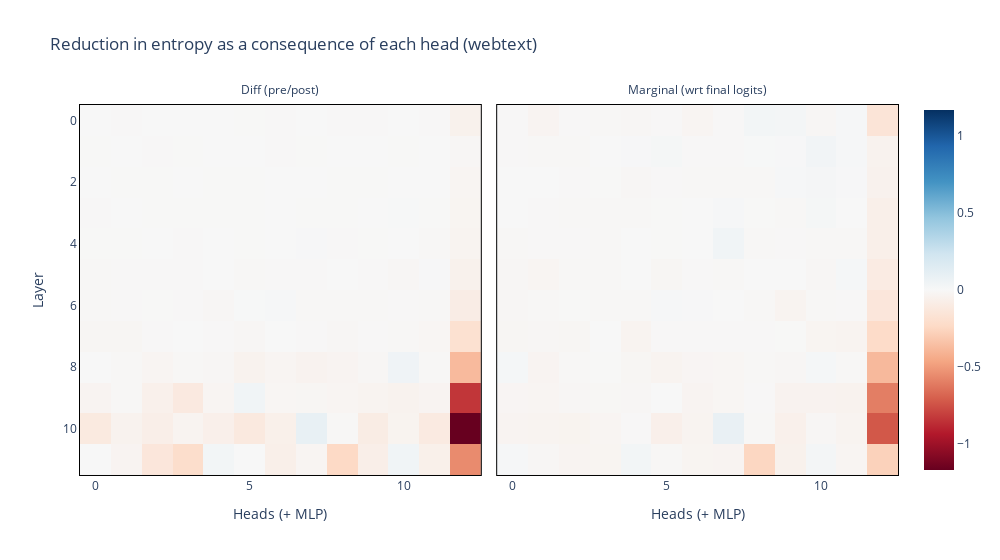
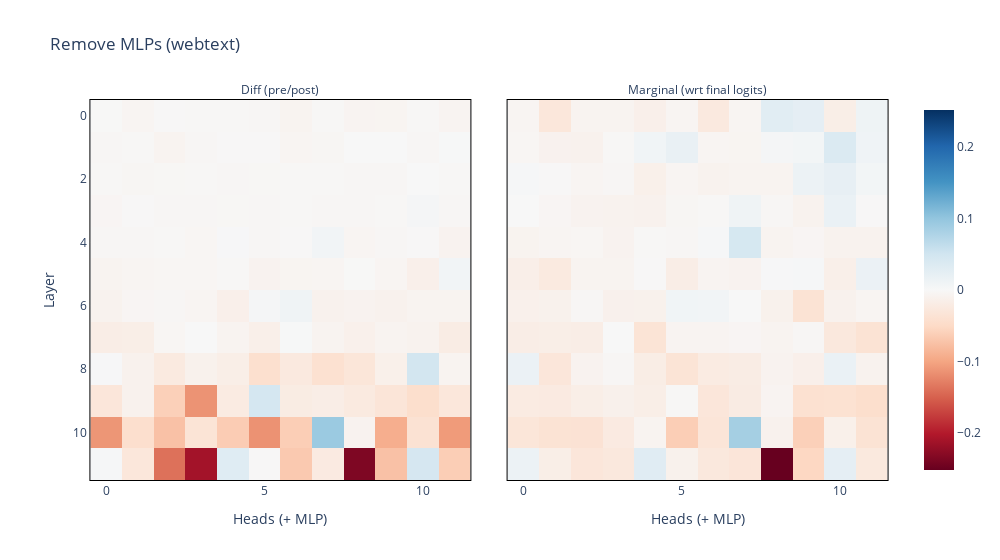
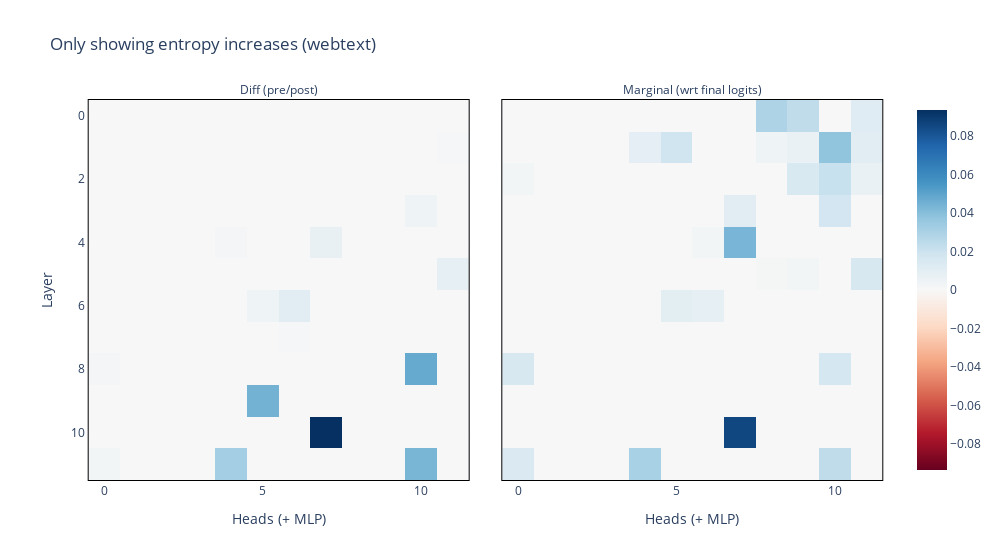

Notebook cell for these charts, in order:
### Markdown cell above
![image.png](attachment:image.png)

### Code cell
fig_list = make_entropy_plots(entropy_diffs, entropy_marginals, model, title="webtext", static=True)

for fig in fig_list:
    fig.show(config = {'displaylogo': False, 'staticPlot': True})

### Figure 1 — Plotly figure (JSON) as saved in the notebook; plotly's stock layout.template omitted (floating-point values rounded to 4 significant figures; data arrays with more than 128 entries replaced by an {"elided": "..."} marker saying what was removed)
{"data": [{"coloraxis": "coloraxis", "hovertemplate": "Heads (+ MLP): %{x}<br>Layer: %{y}<br>color: %{z}<extra></extra>", "name": "0", "type": "heatmap", "xaxis": "x", "yaxis": "y", "z": {"elided": "12x13 float values"}}, {"coloraxis": "coloraxis", "hovertemplate": "Heads (+ MLP): %{x}<br>Layer: %{y}<br>color: %{z}<extra></extra>", "name": "1", "type": "heatmap", "xaxis": "x2", "yaxis": "y2", "z": {"elided": "12x13 float values"}}], "layout": {"annotations": [{"font": {}, "showarrow": false, "text": "Diff (pre/post)", "x": 0.245, "xanchor": "center", "xref": "paper", "y": 1, "yanchor": "bottom", "yref": "paper"}, {"font": {}, "showarrow": false, "text": "Marginal (wrt final logits)", "x": 0.755, "xanchor": "center", "xref": "paper", "y": 1, "yanchor": "bottom", "yref": "paper"}], "coloraxis": {"cmid": 0, "colorscale": [[0, "rgb(103,0,31)"], [0.1, "rgb(178,24,43)"], [0.2, "rgb(214,96,77)"], [0.3, "rgb(244,165,130)"], [0.4, "rgb(253,219,199)"], [0.5, "rgb(247,247,247)"], [0.6, "rgb(209,229,240)"], [0.7, "rgb(146,197,222)"], [0.8, "rgb(67,147,195)"], [0.9, "rgb(33,102,172)"], [1, "rgb(5,48,97)"]]}, "modebar": {"add": ["drawline", "drawopenpath", "drawclosedpath", "drawcircle", "drawrect", "eraseshape"]}, "title": {"text": "Reduction in entropy as a consequence of each head (webtext)"}, "width": 1000, "xaxis": {"anchor": "y", "constrain": "domain", "domain": [0, 0.49], "linecolor": "black", "linewidth": 1, "mirror": true, "scaleanchor": "y", "showline": true, "title": {"text": "Heads (+ MLP)"}}, "xaxis2": {"anchor": "y2", "domain": [0.51, 1], "linecolor": "black", "linewidth": 1, "matches": "x", "mirror": true, "showline": true, "title": {"text": "Heads (+ MLP)"}}, "yaxis": {"anchor": "x", "autorange": "reversed", "constrain": "domain", "domain": [0, 1], "linecolor": "black", "linewidth": 1, "mirror": true, "showline": true, "title": {"text": "Layer"}}, "yaxis2": {"anchor": "x2", "domain": [0, 1], "linecolor": "black", "linewidth": 1, "matches": "y", "mirror": true, "showline": true, "showticklabels": false}}}

### Figure 2 — Plotly figure (JSON) as saved in the notebook; plotly's stock layout.template omitted (floating-point values rounded to 4 significant figures; data arrays with more than 128 entries replaced by an {"elided": "..."} marker saying what was removed)
{"data": [{"coloraxis": "coloraxis", "hovertemplate": "Heads (+ MLP): %{x}<br>Layer: %{y}<br>color: %{z}<extra></extra>", "name": "0", "type": "heatmap", "xaxis": "x", "yaxis": "y", "z": {"elided": "12x12 float values"}}, {"coloraxis": "coloraxis", "hovertemplate": "Heads (+ MLP): %{x}<br>Layer: %{y}<br>color: %{z}<extra></extra>", "name": "1", "type": "heatmap", "xaxis": "x2", "yaxis": "y2", "z": {"elided": "12x12 float values"}}], "layout": {"annotations": [{"font": {}, "showarrow": false, "text": "Diff (pre/post)", "x": 0.245, "xanchor": "center", "xref": "paper", "y": 1, "yanchor": "bottom", "yref": "paper"}, {"font": {}, "showarrow": false, "text": "Marginal (wrt final logits)", "x": 0.755, "xanchor": "center", "xref": "paper", "y": 1, "yanchor": "bottom", "yref": "paper"}], "coloraxis": {"cmax": 0.2516, "cmid": 0, "cmin": -0.2516, "colorscale": [[0, "rgb(103,0,31)"], [0.1, "rgb(178,24,43)"], [0.2, "rgb(214,96,77)"], [0.3, "rgb(244,165,130)"], [0.4, "rgb(253,219,199)"], [0.5, "rgb(247,247,247)"], [0.6, "rgb(209,229,240)"], [0.7, "rgb(146,197,222)"], [0.8, "rgb(67,147,195)"], [0.9, "rgb(33,102,172)"], [1, "rgb(5,48,97)"]]}, "modebar": {"add": ["drawline", "drawopenpath", "drawclosedpath", "drawcircle", "drawrect", "eraseshape"]}, "title": {"text": "Remove MLPs (webtext)"}, "width": 1000, "xaxis": {"anchor": "y", "constrain": "domain", "domain": [0, 0.49], "linecolor": "black", "linewidth": 1, "mirror": true, "scaleanchor": "y", "showline": true, "title": {"text": "Heads (+ MLP)"}}, "xaxis2": {"anchor": "y2", "domain": [0.51, 1], "linecolor": "black", "linewidth": 1, "matches": "x", "mirror": true, "showline": true, "title": {"text": "Heads (+ MLP)"}}, "yaxis": {"anchor": "x", "autorange": "reversed", "constrain": "domain", "domain": [0, 1], "linecolor": "black", "linewidth": 1, "mirror": true, "showline": true, "title": {"text": "Layer"}}, "yaxis2": {"anchor": "x2", "domain": [0, 1], "linecolor": "black", "linewidth": 1, "matches": "y", "mirror": true, "showline": true, "showticklabels": false}}}

### Figure 3 — Plotly figure (JSON) as saved in the notebook; plotly's stock layout.template omitted (floating-point values rounded to 4 significant figures; data arrays with more than 128 entries replaced by an {"elided": "..."} marker saying what was removed)
{"data": [{"coloraxis": "coloraxis", "hovertemplate": "Heads (+ MLP): %{x}<br>Layer: %{y}<br>color: %{z}<extra></extra>", "name": "0", "type": "heatmap", "xaxis": "x", "yaxis": "y", "z": {"elided": "12x12 float values"}}, {"coloraxis": "coloraxis", "hovertemplate": "Heads (+ MLP): %{x}<br>Layer: %{y}<br>color: %{z}<extra></extra>", "name": "1", "type": "heatmap", "xaxis": "x2", "yaxis": "y2", "z": {"elided": "12x12 float values"}}], "layout": {"annotations": [{"font": {}, "showarrow": false, "text": "Diff (pre/post)", "x": 0.245, "xanchor": "center", "xref": "paper", "y": 1, "yanchor": "bottom", "yref": "paper"}, {"font": {}, "showarrow": false, "text": "Marginal (wrt final logits)", "x": 0.755, "xanchor": "center", "xref": "paper", "y": 1, "yanchor": "bottom", "yref": "paper"}], "coloraxis": {"cmax": 0.09341, "cmid": 0, "cmin": -0.09341, "colorscale": [[0, "rgb(103,0,31)"], [0.1, "rgb(178,24,43)"], [0.2, "rgb(214,96,77)"], [0.3, "rgb(244,165,130)"], [0.4, "rgb(253,219,199)"], [0.5, "rgb(247,247,247)"], [0.6, "rgb(209,229,240)"], [0.7, "rgb(146,197,222)"], [0.8, "rgb(67,147,195)"], [0.9, "rgb(33,102,172)"], [1, "rgb(5,48,97)"]]}, "modebar": {"add": ["drawline", "drawopenpath", "drawclosedpath", "drawcircle", "drawrect", "eraseshape"]}, "title": {"text": "Only showing entropy increases (webtext)"}, "width": 1000, "xaxis": {"anchor": "y", "constrain": "domain", "domain": [0, 0.49], "linecolor": "black", "linewidth": 1, "mirror": true, "scaleanchor": "y", "showline": true, "title": {"text": "Heads (+ MLP)"}}, "xaxis2": {"anchor": "y2", "domain": [0.51, 1], "linecolor": "black", "linewidth": 1, "matches": "x", "mirror": true, "showline": true, "title": {"text": "Heads (+ MLP)"}}, "yaxis": {"anchor": "x", "autorange": "reversed", "constrain": "domain", "domain": [0, 1], "linecolor": "black", "linewidth": 1, "mirror": true, "showline": true, "title": {"text": "Layer"}}, "yaxis2": {"anchor": "x2", "domain": [0, 1], "linecolor": "black", "linewidth": 1, "matches": "y", "mirror": true, "showline": true, "showticklabels": false}}}
